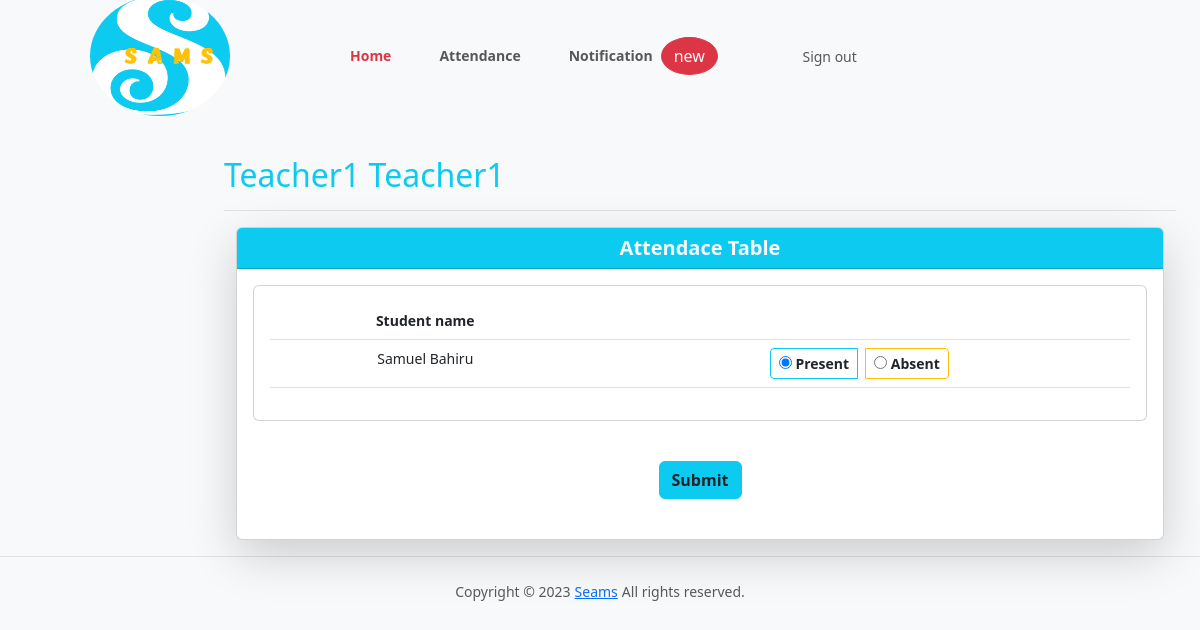
The page /teacher/4/attendance/ (signed in) on the database its author committed.
### samsApp/models.py (models this page shows, shortened)
class User(AbstractBaseUser, PermissionsMixin):
    email = models.EmailField(unique=True)
    first_name = models.CharField(max_length=30)
    last_name = models.CharField(max_length=30)
    is_active = models.BooleanField(default=True)
    is_teacher = models.BooleanField(default=False)
    is_student = models.BooleanField(default=False)
    is_admin = models.BooleanField(default=False)
    approved = models.BooleanField(_('Approved'), default = False)
    is_staff = models.BooleanField(default=False)
    is_superuser = models.BooleanField(default=False)
    objects = UserManager()
    USERNAME_FIELD = 'email'
    REQUIRED_FIELDS = ['first_name', 'last_name']

class Student(models.Model):
    user = models.OneToOneField(User, on_delete=models.CASCADE)
    class_id = models.ForeignKey(Class, on_delete=models.CASCADE, null=True)
    USN = models.CharField(primary_key='True', max_length=100)
    gender = models.CharField(max_length=50, choices=gender_choice)
    date_of_birth = models.DateField(null=True)
    batch = models.CharField(max_length=50, default='B1')

### samsApp/views.py (the view)
# urls.py: path('teacher/<int:ass_c_id>/attendance/', views.t_attendance, name='t_attendance_url'),
@login_required()
def t_attendance(request, ass_c_id):
    assc = get_object_or_404(AttendanceClass, id=ass_c_id)
    ass = assc.assign
    c = ass.class_id
    context = {
        'ass': ass,
        'c': c,
        'assc': assc,
    }
    return render(request, 'teacher_attendance.html', context)

### samsApp/templates/teacher_attendance.html (shortened to what this page needs)
{% load static %}
{% load avatar_tags %}
{% include "header.html" %}
{% include "teacher_header.html" %}
<div class="container-fluid">
  <div class="row py-3">
    <div class="col d-flex justify-content-md-end justify-content-lg-end">
    </div>
<main class="col-md-9 ms-sm-auto col-lg-10 px-md-4">
  <div class=" align-items-center pt-3 pb-2 mb-3 border-bottom">
    <h1 class="h2 text-capitalize text-info ">{{ request.user.first_name }} {{ request.user.last_name }}</h1>
  </div>
  <div class="container-fluid">
    <div class="row g-5">
        <div class="col">
            <div class="card shadow-lg text-center">
                <div class="card-header bg-info fw-bold text-light h5 ">
                  Attendace Table
                </div>
                <div class="card-body">
                  {% if c.student_set.all %}
                  <form action="{% url 'confirm_url' assc.id %}" method="post">
                      <div class="card mb-3">
                             <div class="card-body">
                            <div class="table-responsive">
                              <table class="table table-hover">
                                <thead >
                                  <tr>
                                      <th>Student name</th>
                                      <th></th>
                                  </tr>
                                </thead>
                                  <tbody>
                                  {% for s in c.student_set.all %}
                                      <tr>
                                      <td class="text-capitalize">{{s.user.first_name}} {{s.user.last_name}}</td>
                                      <td>
                                          <div class="btn-group btn-group-toggle" data-toggle="buttons">
                                                  <label class="btn btn-sm btn-outline-info text-dark fw-bold mx-2">
                                                      <input type="radio" name="{{ s.USN }}"   value="present" checked> Present
                                                  </label>
                                                  <label class="btn btn-sm btn-outline-warning text-dark fw-bold">
                                                      <input type="radio" name="{{ s.USN }}" value="absent"> Absent
                                                  </label>
                                          </div>
                                      </td>
                                      </tr>
                                  {% endfor %}
                                  </tbody>
                              </table>
                            </div>
                          </div>
                        </div>
                      <input class="btn btn-info text-dark fw-bold my-4" type="submit" value="Submit">
                  </form>
                   {% else %}
                      <p>No students in Class</p>
                  {% endif %}
                </div>
            </div>
        </div>
    </div>
</div>
</main>
</div>
</div>
{% include "footer.html" %}

### samsApp/static/styles.css (style rules this page uses)
body { font-size: .875rem; }

### rows shown on the page
User: user.first_name "Teacher1", user.last_name "Teacher1"
Student: user.first_name "Samuel", user.last_name "Bahiru"
